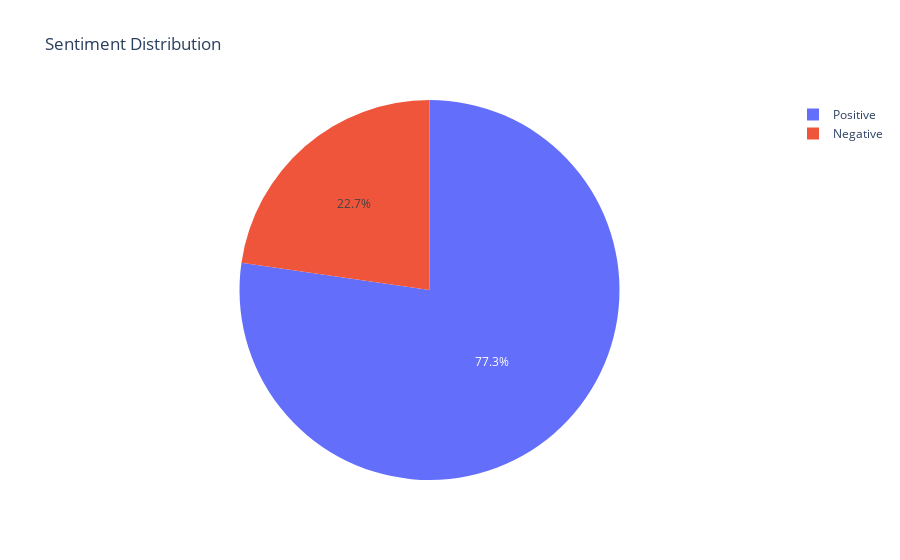

Notebook code for this chart:
### Code cell
# Create a DataFrame for the pie chart
data = pd.DataFrame({'Sentiment': ['Positive', 'Negative'], 'Percentage': [positive_percentage, negative_percentage]})

# Create the pie plot
fig = px.pie(data, names='Sentiment', values='Percentage', title='Sentiment Distribution')

# Show the plot
fig.show()

### Figure 1 — Plotly figure (JSON) as saved in the notebook; plotly's stock layout.template omitted (floating-point values rounded to 4 significant figures)
{"data": [{"domain": {"x": [0, 1], "y": [0, 1]}, "hovertemplate": "Sentiment=%{label}<br>Percentage=%{value}<extra></extra>", "labels": ["Positive", "Negative"], "legendgroup": "", "name": "", "showlegend": true, "type": "pie", "values": [77.29, 22.71]}], "layout": {"legend": {"tracegroupgap": 0}, "title": {"text": "Sentiment Distribution"}}}
